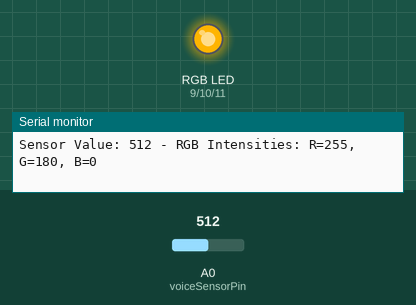
A sketch run on a simulated Arduino Uno, built with avr-gcc and run on an emulated ATmega328P. Parts: an RGB LED mixed from three pins (HIGH = lit), the last lines printed to the serial monitor. The test bench sets the inputs (shaded band); at power-on: A0 (voiceSensorPin) = 512.

Above: at 1.2 s.
1.3 s: A0 (voiceSensorPin) set to 610
At 2.1 s:
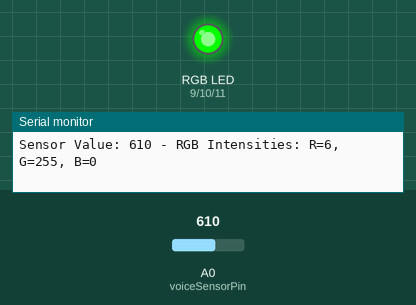
2.8 s: A0 (voiceSensorPin) set to 590
At 3.8 s:
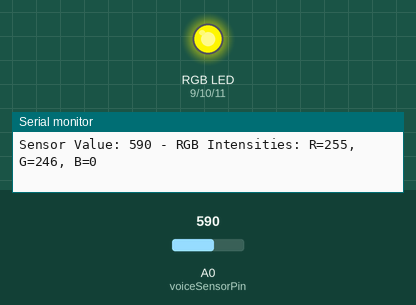
4.3 s: A0 (voiceSensorPin) set to 716
At 5.5 s:
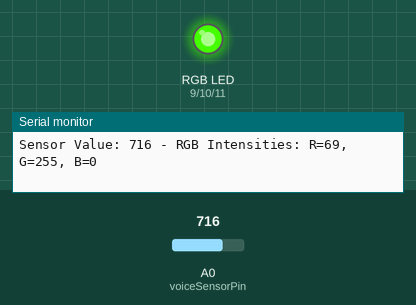
5.8 s: A0 (voiceSensorPin) set to 11
At 6.2 s:
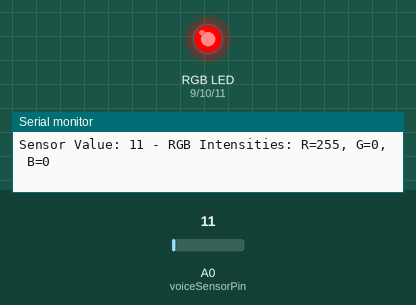
7.3 s: A0 (voiceSensorPin) set to 8
8.8 s: A0 (voiceSensorPin) set to 306
At 9.7 s:
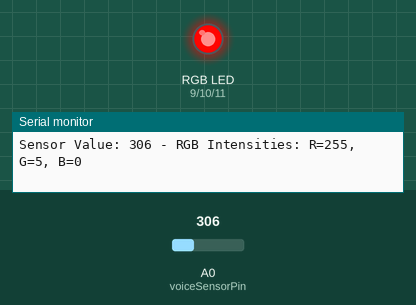
Timing chart, 0 to 11.4 s (numbered marks = the images above; inputs shaded):
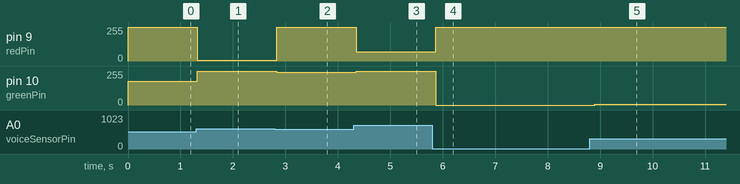

Measured:
- after the input at 1.3 s, pin 9 (redPin): 255/255 → 6/255 at once; pin 10 (greenPin): 180/255 → 255/255 at once
- after the input at 2.8 s, pin 9 (redPin): 6/255 → 255/255 at once; pin 10 (greenPin): 255/255 → 246/255 at once
- after the input at 4.3 s, pin 9 (redPin): 255/255 → 69/255 after 0.05 s; pin 10 (greenPin): 246/255 → 255/255 after 0.05 s
- after the input at 5.8 s, pin 9 (redPin): 69/255 → 255/255 after 0.07 s; pin 10 (greenPin): 255/255 → 0/255 after 0.07 s
- after the input at 8.8 s, pin 10 (greenPin): 0/255 → 5/255 after 0.10 s

The sketch:

HighSensitiveVoiceSensorModule.ino
```cpp
const int voiceSensorPin = A0; // Analog pin connected to the voice sensor output
const int redPin = 9;          // Red pin of the RGB LED module
const int greenPin = 10;        // Green pin of the RGB LED module
const int bluePin = 11;         // Blue pin of the RGB LED module

void setup() {
  pinMode(voiceSensorPin, INPUT);
  pinMode(redPin, OUTPUT);
  pinMode(greenPin, OUTPUT);
  pinMode(bluePin, OUTPUT);
  Serial.begin(9600);
}

void loop() {
  int sensorValue = analogRead(voiceSensorPin); // Read the analog sensor value

  // Map the sensor value to RGB color intensity range (0-255)
  int redIntensity = map(sensorValue, 0, 1023, 0, 255);
  int greenIntensity = map(sensorValue, 0, 1023, 0, 255);
  int blueIntensity = map(sensorValue, 0, 1023, 0, 255);

  // Adjust the color based on sound intensity
  if (sensorValue < 300) {
    redIntensity = 255;
    greenIntensity = 0;
    blueIntensity = 0;
  } else if (sensorValue < 600) {
    redIntensity = 255;
    greenIntensity = map(sensorValue, 300, 600, 0, 255);
    blueIntensity = 0;
  } else {
    redIntensity = map(sensorValue, 600, 1023, 0, 255);
    greenIntensity = 255;
    blueIntensity = 0;
  }

  // Set RGB LED color based on sound intensity
  analogWrite(redPin, redIntensity);
  analogWrite(greenPin, greenIntensity);
  analogWrite(bluePin, blueIntensity);

  // Print sensor value and RGB intensities for monitoring
  Serial.print("Sensor Value: ");
  Serial.print(sensorValue);
  Serial.print(" - RGB Intensities: R=");
  Serial.print(redIntensity);
  Serial.print(", G=");
  Serial.print(greenIntensity);
  Serial.print(", B=");
  Serial.println(blueIntensity);

  // Delay to control the RGB LED color transition speed
  delay(100);
}
```
